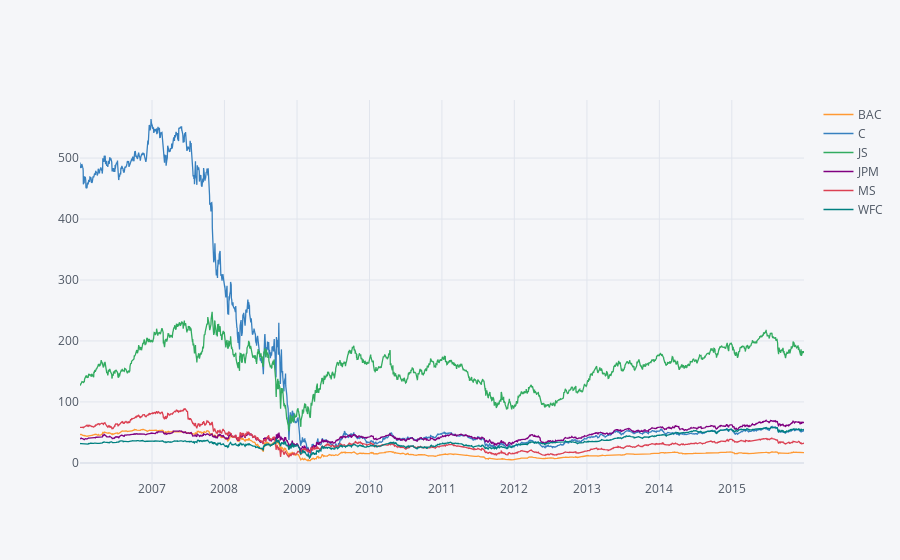

This figure's notebook cell:
### Code cell
bank_stocks.xs(key='Close',axis=1,level='Stock Info').iplot()

### Figure 1 — Plotly figure (JSON) as saved in the notebook; plotly's stock layout.template omitted (floating-point values rounded to 4 significant figures; data arrays with more than 128 entries replaced by an {"elided": "..."} marker saying what was removed)
{"data": [{"line": {"color": "rgba(255, 153, 51, 1.0)", "dash": "solid", "shape": "linear", "width": 1.3}, "mode": "lines", "name": "BAC", "text": "", "type": "scatter", "x": {"elided": "2517 str values"}, "y": {"elided": "2517 float values"}}, {"line": {"color": "rgba(55, 128, 191, 1.0)", "dash": "solid", "shape": "linear", "width": 1.3}, "mode": "lines", "name": "C", "text": "", "type": "scatter", "x": {"elided": "2517 str values"}, "y": {"elided": "2517 float values"}}, {"line": {"color": "rgba(50, 171, 96, 1.0)", "dash": "solid", "shape": "linear", "width": 1.3}, "mode": "lines", "name": "JS", "text": "", "type": "scatter", "x": {"elided": "2517 str values"}, "y": {"elided": "2517 float values"}}, {"line": {"color": "rgba(128, 0, 128, 1.0)", "dash": "solid", "shape": "linear", "width": 1.3}, "mode": "lines", "name": "JPM", "text": "", "type": "scatter", "x": {"elided": "2517 str values"}, "y": {"elided": "2517 float values"}}, {"line": {"color": "rgba(219, 64, 82, 1.0)", "dash": "solid", "shape": "linear", "width": 1.3}, "mode": "lines", "name": "MS", "text": "", "type": "scatter", "x": {"elided": "2517 str values"}, "y": {"elided": "2517 float values"}}, {"line": {"color": "rgba(0, 128, 128, 1.0)", "dash": "solid", "shape": "linear", "width": 1.3}, "mode": "lines", "name": "WFC", "text": "", "type": "scatter", "x": {"elided": "2517 str values"}, "y": {"elided": "2517 float values"}}], "layout": {"legend": {"bgcolor": "#F5F6F9", "font": {"color": "#4D5663"}}, "paper_bgcolor": "#F5F6F9", "plot_bgcolor": "#F5F6F9", "title": {"font": {"color": "#4D5663"}}, "xaxis": {"gridcolor": "#E1E5ED", "showgrid": true, "tickfont": {"color": "#4D5663"}, "title": {"font": {"color": "#4D5663"}, "text": ""}, "zerolinecolor": "#E1E5ED"}, "yaxis": {"gridcolor": "#E1E5ED", "showgrid": true, "tickfont": {"color": "#4D5663"}, "title": {"font": {"color": "#4D5663"}, "text": ""}, "zerolinecolor": "#E1E5ED"}}}
